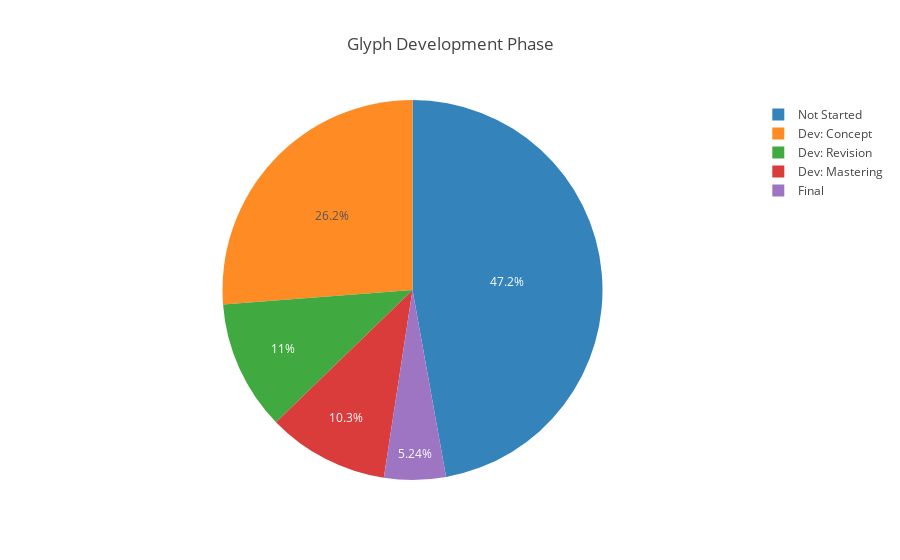

Here is the notebook cell this chart was saved with:
### Markdown cell above
### Metric 2

### Code cell
labels = ['Not Started','Dev: Concept','Dev: Revision', 'Dev: Mastering', 'Final']
values = [4500,2500,1053,987, 500]

trace = go.Pie(labels=labels, values=values, opacity=0.9,)

plotly.offline.iplot(
    {"data": [trace], "layout": go.Layout(title="Glyph Development Phase")},
    image='png',
    filename='pieplot',
)

### Figure 1 — Plotly figure (JSON) as saved in the notebook; plotly's stock layout.template omitted (floating-point values rounded to 4 significant figures)
{"data": [{"labels": ["Not Started", "Dev: Concept", "Dev: Revision", "Dev: Mastering", "Final"], "opacity": 0.9, "type": "pie", "uid": "86d17a28-6411-4a8e-933b-9b6c12c30335", "values": [4500, 2500, 1053, 987, 500]}], "layout": {"title": {"text": "Glyph Development Phase"}}}
